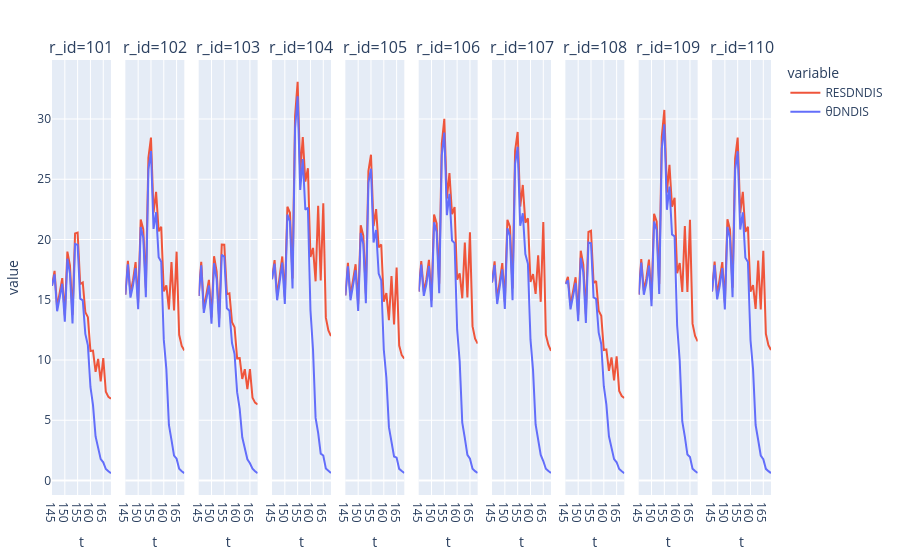

The notebook cell saved with this chart:
### Code cell
ks = [:θDNDIS,:RESDNDIS]
p1 = plot(stack(out3, ks), x = :t, y = :value, group=:r_id, color =:variable, facet_col = :r_id)

### Figure 1 — Plotly figure (JSON) as saved in the notebook; plotly's stock layout.template omitted (floating-point values rounded to 4 significant figures)
{"data": [{"legendgroup": "RESDNDIS", "marker": {"color": "#EF553B"}, "name": "RESDNDIS", "showlegend": true, "type": "scatter", "x": [145, 146, 147, 148, 149, 150, 151, 152, 153, 154, 155, 156, 157, 158, 159, 160, 161, 162, 163, 164, 165, 166, 167, 168], "xaxis": "x", "y": [16.16, 17.39, 14.37, 15.61, 16.79, 13.7, 19.0, 17.85, 13.76, 20.5, 20.58, 16.29, 16.43, 13.97, 13.55, 10.74, 10.78, 9.011, 10.09, 8.226, 10.17, 7.366, 6.943, 6.779], "yaxis": "y"}, {"legendgroup": "RESDNDIS", "marker": {"color": "#EF553B"}, "name": "RESDNDIS", "showlegend": false, "type": "scatter", "x": [145, 146, 147, 148, 149, 150, 151, 152, 153, 154, 155, 156, 157, 158, 159, 160, 161, 162, 163, 164, 165, 166, 167, 168], "xaxis": "x2", "y": [15.42, 18.23, 15.52, 16.63, 18.13, 14.77, 21.66, 20.86, 16.01, 26.78, 28.46, 22.24, 23.96, 20.68, 21.06, 15.69, 16.18, 14.19, 18.13, 14.11, 18.99, 12.09, 11.17, 10.8], "yaxis": "y2"}, {"legendgroup": "RESDNDIS", "marker": {"color": "#EF553B"}, "name": "RESDNDIS", "showlegend": false, "type": "scatter", "x": [145, 146, 147, 148, 149, 150, 151, 152, 153, 154, 155, 156, 157, 158, 159, 160, 161, 162, 163, 164, 165, 166, 167, 168], "xaxis": "x3", "y": [15.31, 18.14, 14.24, 15.48, 16.65, 13.53, 18.61, 17.37, 13.45, 19.59, 19.57, 15.47, 15.53, 13.14, 12.72, 10.14, 10.15, 8.428, 9.241, 7.581, 9.237, 6.871, 6.459, 6.301], "yaxis": "y3"}, {"legendgroup": "RESDNDIS", "marker": {"color": "#EF553B"}, "name": "RESDNDIS", "showlegend": false, "type": "scatter", "x": [145, 146, 147, 148, 149, 150, 151, 152, 153, 154, 155, 156, 157, 158, 159, 160, 161, 162, 163, 164, 165, 166, 167, 168], "xaxis": "x4", "y": [16.71, 18.29, 15.3, 16.76, 18.59, 15.22, 22.72, 22.22, 16.76, 30.25, 33.09, 25.55, 28.51, 24.8, 25.91, 18.55, 19.3, 16.53, 22.8, 16.6, 23.0, 13.52, 12.45, 11.98], "yaxis": "y4"}, {"legendgroup": "RESDNDIS", "marker": {"color": "#EF553B"}, "name": "RESDNDIS", "showlegend": false, "type": "scatter", "x": [145, 146, 147, 148, 149, 150, 151, 152, 153, 154, 155, 156, 157, 158, 159, 160, 161, 162, 163, 164, 165, 166, 167, 168], "xaxis": "x5", "y": [15.36, 18.06, 15.3, 16.49, 17.94, 14.63, 21.18, 20.34, 15.52, 25.68, 27.03, 21.12, 22.52, 19.35, 19.59, 14.85, 15.55, 13.3, 16.97, 12.96, 17.67, 11.2, 10.4, 10.11], "yaxis": "y5"}, {"legendgroup": "RESDNDIS", "marker": {"color": "#EF553B"}, "name": "RESDNDIS", "showlegend": false, "type": "scatter", "x": [145, 146, 147, 148, 149, 150, 151, 152, 153, 154, 155, 156, 157, 158, 159, 160, 161, 162, 163, 164, 165, 166, 167, 168], "xaxis": "x6", "y": [15.67, 18.21, 15.67, 16.71, 18.31, 14.94, 22.06, 21.34, 16.34, 27.95, 30.02, 23.4, 25.51, 22.09, 22.69, 16.67, 17.18, 15.12, 19.76, 15.18, 20.6, 12.81, 11.78, 11.36], "yaxis": "y6"}, {"legendgroup": "RESDNDIS", "marker": {"color": "#EF553B"}, "name": "RESDNDIS", "showlegend": false, "type": "scatter", "x": [145, 146, 147, 148, 149, 150, 151, 152, 153, 154, 155, 156, 157, 158, 159, 160, 161, 162, 163, 164, 165, 166, 167, 168], "xaxis": "x7", "y": [16.44, 18.18, 15.0, 16.49, 18.04, 14.83, 21.64, 21.06, 15.94, 27.36, 28.93, 22.73, 24.53, 21.4, 21.77, 16.47, 17.14, 15.49, 18.7, 14.83, 21.45, 12.09, 11.24, 10.77], "yaxis": "y7"}, {"legendgroup": "RESDNDIS", "marker": {"color": "#EF553B"}, "name": "RESDNDIS", "showlegend": false, "type": "scatter", "x": [145, 146, 147, 148, 149, 150, 151, 152, 153, 154, 155, 156, 157, 158, 159, 160, 161, 162, 163, 164, 165, 166, 167, 168], "xaxis": "x8", "y": [16.31, 16.91, 14.53, 15.73, 16.87, 13.75, 19.07, 17.92, 13.81, 20.62, 20.72, 16.4, 16.56, 14.08, 13.67, 10.82, 10.88, 9.095, 10.21, 8.315, 10.3, 7.439, 7.013, 6.848], "yaxis": "y8"}, {"legendgroup": "RESDNDIS", "marker": {"color": "#EF553B"}, "name": "RESDNDIS", "showlegend": false, "type": "scatter", "x": [145, 146, 147, 148, 149, 150, 151, 152, 153, 154, 155, 156, 157, 158, 159, 160, 161, 162, 163, 164, 165, 166, 167, 168], "xaxis": "x9", "y": [15.43, 18.38, 15.76, 16.79, 18.34, 15.02, 22.14, 21.51, 16.3, 28.52, 30.75, 23.89, 26.2, 22.72, 23.46, 17.21, 18.05, 15.64, 21.11, 15.64, 21.63, 13.02, 11.99, 11.54], "yaxis": "y9"}, {"legendgroup": "RESDNDIS", "marker": {"color": "#EF553B"}, "name": "RESDNDIS", "showlegend": false, "type": "scatter", "x": [145, 146, 147, 148, 149, 150, 151, 152, 153, 154, 155, 156, 157, 158, 159, 160, 161, 162, 163, 164, 165, 166, 167, 168], "xaxis": "x10", "y": [15.69, 18.17, 15.38, 16.58, 18.13, 14.75, 21.68, 20.83, 16.0, 26.73, 28.45, 22.18, 23.95, 20.63, 21.06, 15.67, 16.21, 14.25, 18.25, 14.19, 19.06, 12.18, 11.23, 10.83], "yaxis": "y10"}, {"legendgroup": "θDNDIS", "marker": {"color": "#636efa"}, "name": "θDNDIS", "showlegend": true, "type": "scatter", "x": [145, 146, 147, 148, 149, 150, 151, 152, 153, 154, 155, 156, 157, 158, 159, 160, 161, 162, 163, 164, 165, 166, 167, 168], "xaxis": "x", "y": [16.16, 17.11, 14.04, 15.2, 16.32, 13.18, 18.41, 17.2, 13.02, 19.63, 19.56, 15.09, 14.95, 12.17, 11.21, 7.762, 6.25, 3.654, 2.653, 1.771, 1.505, 0.9554, 0.7658, 0.6016], "yaxis": "y"}, {"legendgroup": "θDNDIS", "marker": {"color": "#636efa"}, "name": "θDNDIS", "showlegend": false, "type": "scatter", "x": [145, 146, 147, 148, 149, 150, 151, 152, 153, 154, 155, 156, 157, 158, 159, 160, 161, 162, 163, 164, 165, 166, 167, 168], "xaxis": "x2", "y": [15.42, 17.93, 15.18, 16.2, 17.63, 14.21, 21.03, 20.15, 15.21, 25.82, 27.34, 20.88, 22.26, 18.54, 18.14, 11.69, 9.248, 4.605, 3.377, 2.065, 1.807, 0.9684, 0.7737, 0.6149], "yaxis": "y2"}, {"legendgroup": "θDNDIS", "marker": {"color": "#636efa"}, "name": "θDNDIS", "showlegend": false, "type": "scatter", "x": [145, 146, 147, 148, 149, 150, 151, 152, 153, 154, 155, 156, 157, 158, 159, 160, 161, 162, 163, 164, 165, 166, 167, 168], "xaxis": "x3", "y": [15.31, 17.86, 13.91, 15.08, 16.19, 13.02, 18.03, 16.72, 12.72, 18.74, 18.56, 14.3, 14.09, 11.41, 10.49, 7.329, 5.954, 3.582, 2.57, 1.757, 1.43, 0.9864, 0.7751, 0.6051], "yaxis": "y3"}, {"legendgroup": "θDNDIS", "marker": {"color": "#636efa"}, "name": "θDNDIS", "showlegend": false, "type": "scatter", "x": [145, 146, 147, 148, 149, 150, 151, 152, 153, 154, 155, 156, 157, 158, 159, 160, 161, 162, 163, 164, 165, 166, 167, 168], "xaxis": "x4", "y": [16.71, 17.99, 14.95, 16.32, 18.08, 14.66, 22.07, 21.49, 15.93, 29.26, 31.89, 24.12, 26.68, 22.47, 22.64, 14.12, 10.85, 5.197, 3.96, 2.23, 2.076, 0.993, 0.7928, 0.6246], "yaxis": "y4"}, {"legendgroup": "θDNDIS", "marker": {"color": "#636efa"}, "name": "θDNDIS", "showlegend": false, "type": "scatter", "x": [145, 146, 147, 148, 149, 150, 151, 152, 153, 154, 155, 156, 157, 158, 159, 160, 161, 162, 163, 164, 165, 166, 167, 168], "xaxis": "x5", "y": [15.36, 17.77, 14.96, 16.06, 17.45, 14.08, 20.55, 19.63, 14.71, 24.72, 25.88, 19.75, 20.78, 17.17, 16.61, 10.85, 8.53, 4.429, 3.228, 1.996, 1.896, 0.9666, 0.7908, 0.6264], "yaxis": "y5"}, {"legendgroup": "θDNDIS", "marker": {"color": "#636efa"}, "name": "θDNDIS", "showlegend": false, "type": "scatter", "x": [145, 146, 147, 148, 149, 150, 151, 152, 153, 154, 155, 156, 157, 158, 159, 160, 161, 162, 163, 164, 165, 166, 167, 168], "xaxis": "x6", "y": [15.67, 17.91, 15.33, 16.28, 17.81, 14.39, 21.43, 20.62, 15.53, 26.99, 28.88, 22.02, 23.79, 19.91, 19.7, 12.54, 9.862, 4.807, 3.51, 2.134, 1.814, 0.9785, 0.7774, 0.6169], "yaxis": "y6"}, {"legendgroup": "θDNDIS", "marker": {"color": "#636efa"}, "name": "θDNDIS", "showlegend": false, "type": "scatter", "x": [145, 146, 147, 148, 149, 150, 151, 152, 153, 154, 155, 156, 157, 158, 159, 160, 161, 162, 163, 164, 165, 166, 167, 168], "xaxis": "x7", "y": [16.44, 17.88, 14.65, 16.05, 17.52, 14.25, 20.94, 20.3, 14.96, 26.29, 27.69, 21.14, 22.18, 18.79, 17.98, 11.71, 9.161, 4.648, 3.446, 2.127, 1.615, 0.9749, 0.7897, 0.6229], "yaxis": "y7"}, {"legendgroup": "θDNDIS", "marker": {"color": "#636efa"}, "name": "θDNDIS", "showlegend": false, "type": "scatter", "x": [145, 146, 147, 148, 149, 150, 151, 152, 153, 154, 155, 156, 157, 158, 159, 160, 161, 162, 163, 164, 165, 166, 167, 168], "xaxis": "x8", "y": [16.31, 16.62, 14.2, 15.32, 16.4, 13.22, 18.48, 17.27, 13.07, 19.75, 19.69, 15.19, 15.07, 12.27, 11.32, 7.824, 6.297, 3.671, 2.666, 1.776, 1.514, 0.9551, 0.7665, 0.6024], "yaxis": "y8"}, {"legendgroup": "θDNDIS", "marker": {"color": "#636efa"}, "name": "θDNDIS", "showlegend": false, "type": "scatter", "x": [145, 146, 147, 148, 149, 150, 151, 152, 153, 154, 155, 156, 157, 158, 159, 160, 161, 162, 163, 164, 165, 166, 167, 168], "xaxis": "x9", "y": [15.43, 18.08, 15.41, 16.35, 17.83, 14.46, 21.49, 20.79, 15.48, 27.53, 29.56, 22.46, 24.39, 20.42, 20.26, 12.86, 9.943, 4.902, 3.644, 2.152, 1.951, 0.9824, 0.7872, 0.6227], "yaxis": "y9"}, {"legendgroup": "θDNDIS", "marker": {"color": "#636efa"}, "name": "θDNDIS", "showlegend": false, "type": "scatter", "x": [145, 146, 147, 148, 149, 150, 151, 152, 153, 154, 155, 156, 157, 158, 159, 160, 161, 162, 163, 164, 165, 166, 167, 168], "xaxis": "x10", "y": [15.69, 17.88, 15.04, 16.15, 17.63, 14.2, 21.05, 20.12, 15.2, 25.77, 27.33, 20.83, 22.25, 18.49, 18.13, 11.66, 9.231, 4.604, 3.362, 2.073, 1.765, 0.9677, 0.7742, 0.6154], "yaxis": "y10"}], "layout": {"annotations": [{"font": {"size": 16}, "showarrow": false, "text": "r_id=101", "x": 0.041, "xanchor": "center", "xref": "paper", "y": 1, "yanchor": "bottom", "yref": "paper"}, {"font": {"size": 16}, "showarrow": false, "text": "r_id=102", "x": 0.143, "xanchor": "center", "xref": "paper", "y": 1, "yanchor": "bottom", "yref": "paper"}, {"font": {"size": 16}, "showarrow": false, "text": "r_id=103", "x": 0.245, "xanchor": "center", "xref": "paper", "y": 1, "yanchor": "bottom", "yref": "paper"}, {"font": {"size": 16}, "showarrow": false, "text": "r_id=104", "x": 0.347, "xanchor": "center", "xref": "paper", "y": 1, "yanchor": "bottom", "yref": "paper"}, {"font": {"size": 16}, "showarrow": false, "text": "r_id=105", "x": 0.449, "xanchor": "center", "xref": "paper", "y": 1, "yanchor": "bottom", "yref": "paper"}, {"font": {"size": 16}, "showarrow": false, "text": "r_id=106", "x": 0.551, "xanchor": "center", "xref": "paper", "y": 1, "yanchor": "bottom", "yref": "paper"}, {"font": {"size": 16}, "showarrow": false, "text": "r_id=107", "x": 0.653, "xanchor": "center", "xref": "paper", "y": 1, "yanchor": "bottom", "yref": "paper"}, {"font": {"size": 16}, "showarrow": false, "text": "r_id=108", "x": 0.755, "xanchor": "center", "xref": "paper", "y": 1, "yanchor": "bottom", "yref": "paper"}, {"font": {"size": 16}, "showarrow": false, "text": "r_id=109", "x": 0.857, "xanchor": "center", "xref": "paper", "y": 1, "yanchor": "bottom", "yref": "paper"}, {"font": {"size": 16}, "showarrow": false, "text": "r_id=110", "x": 0.959, "xanchor": "center", "xref": "paper", "y": 1, "yanchor": "bottom", "yref": "paper"}], "legend": {"title": {"text": "variable"}, "tracegroupgap": 0}, "margin": {"b": 50, "l": 50, "r": 50, "t": 60}, "xaxis": {"anchor": "y", "domain": [0, 0.082], "title": {"text": "t"}}, "xaxis10": {"anchor": "y10", "domain": [0.918, 1.0], "title": {"text": "t"}}, "xaxis2": {"anchor": "y2", "domain": [0.102, 0.184], "title": {"text": "t"}}, "xaxis3": {"anchor": "y3", "domain": [0.204, 0.286], "title": {"text": "t"}}, "xaxis4": {"anchor": "y4", "domain": [0.306, 0.388], "title": {"text": "t"}}, "xaxis5": {"anchor": "y5", "domain": [0.408, 0.49], "title": {"text": "t"}}, "xaxis6": {"anchor": "y6", "domain": [0.51, 0.592], "title": {"text": "t"}}, "xaxis7": {"anchor": "y7", "domain": [0.612, 0.694], "title": {"text": "t"}}, "xaxis8": {"anchor": "y8", "domain": [0.714, 0.796], "title": {"text": "t"}}, "xaxis9": {"anchor": "y9", "domain": [0.816, 0.898], "title": {"text": "t"}}, "yaxis": {"anchor": "x", "domain": [0, 1], "title": {"text": "value"}}, "yaxis10": {"anchor": "x10", "domain": [0, 1], "matches": "y", "showticklabels": false}, "yaxis2": {"anchor": "x2", "domain": [0, 1], "matches": "y", "showticklabels": false}, "yaxis3": {"anchor": "x3", "domain": [0, 1], "matches": "y", "showticklabels": false}, "yaxis4": {"anchor": "x4", "domain": [0, 1], "matches": "y", "showticklabels": false}, "yaxis5": {"anchor": "x5", "domain": [0, 1], "matches": "y", "showticklabels": false}, "yaxis6": {"anchor": "x6", "domain": [0, 1], "matches": "y", "showticklabels": false}, "yaxis7": {"anchor": "x7", "domain": [0, 1], "matches": "y", "showticklabels": false}, "yaxis8": {"anchor": "x8", "domain": [0, 1], "matches": "y", "showticklabels": false}, "yaxis9": {"anchor": "x9", "domain": [0, 1], "matches": "y", "showticklabels": false}}}
